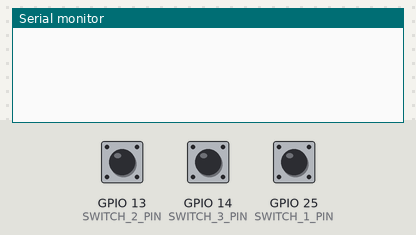
The program below on a simulated ESP32. On the bench: the last lines printed to the serial monitor. Inputs (shaded band) come from the test bench; at power-on: GPIO 13 (SWITCH_2_PIN) HIGH, GPIO 14 (SWITCH_3_PIN) HIGH, GPIO 25 (SWITCH_1_PIN) HIGH. USB keyboard and mouse output is not drawn.

Above: at 1.2 s.
1.3 s: GPIO 13 (SWITCH_2_PIN) pulled LOW for 0.15 s
At 2.6 s:
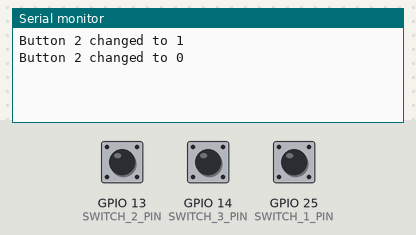
2.9 s: GPIO 14 (SWITCH_3_PIN) pulled LOW for 0.15 s
At 4.0 s:
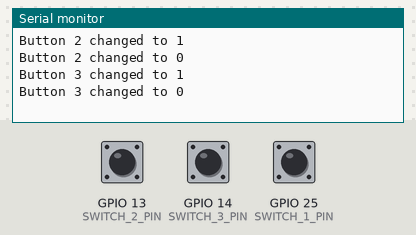
4.5 s: GPIO 25 (SWITCH_1_PIN) pulled LOW for 0.15 s
At 5.1 s:
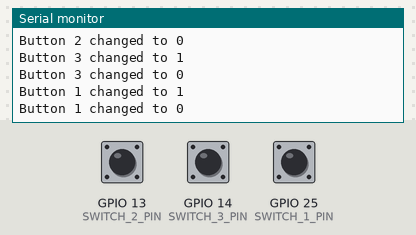
Timing chart, 0 to 7.5 s (numbered marks = the images above; inputs shaded):
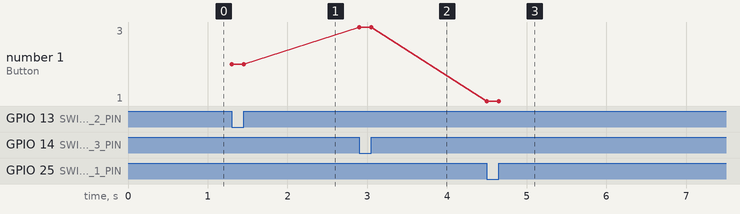

Measured:
- after the input at 1.3 s, the serial monitor: prints a new line at once (image 1)
- after the input at 2.9 s, the serial monitor: prints a new line at once (image 2)
- after the input at 4.5 s, the serial monitor: prints a new line at once (image 3)
- plotted number 1: 2 → 3 after the input at 2.9 s

The program:

main.cpp
```cpp
#include <Arduino.h>
#include <BleGamepad.h>

#define SWITCH_1_PIN 25
#define SWITCH_2_PIN 13
#define SWITCH_3_PIN 14

#define READ_DELAY_MILLIS 100

BleGamepad bleGamepad("Sequential Shifter", "Skye Harris", 100);

class Switch {
   private:
    byte pin;
    byte button;
    byte lastState;
    uint lastReadTime;

   public:
    Switch(byte pin, byte assignedButton) {
        this->pin = pin;
        this->button = assignedButton;
        this->lastReadTime = 0;
        this->lastState = 0;

        pinMode(pin, INPUT_PULLUP);
    }

    bool checkAndReport() {
        byte switchState = 1 - digitalRead(pin);
        int now = millis();

        if (switchState != lastState && now >= lastReadTime + READ_DELAY_MILLIS) {
            Serial.printf("Button %i changed to %i\n", button, switchState);
            lastState = switchState;
            lastReadTime = now;

            if (bleGamepad.isConnected()) {
                if (switchState) {
                    bleGamepad.press(button);
                } else {
                    bleGamepad.release(button);
                }

                return true;
            }
        }

        return false;
    }
};

Switch switch1(SWITCH_1_PIN, 1);
Switch switch2(SWITCH_2_PIN, 2);
Switch switch3(SWITCH_3_PIN, 3);

void setup() {
    Serial.begin(9600);

    bleGamepad.setAutoReport(false);
    bleGamepad.setControllerType(CONTROLLER_TYPE_GAMEPAD);
    bleGamepad.begin(3, 0, false, false, false, false, false, false, false, false, false, false, false, false, false);
}

void loop() {
    bool shouldReport = false;

    shouldReport = switch1.checkAndReport() || shouldReport;
    shouldReport = switch2.checkAndReport() || shouldReport;
    shouldReport = switch3.checkAndReport() || shouldReport;

    if (shouldReport) {
        bleGamepad.sendReport();
    }
}
```
